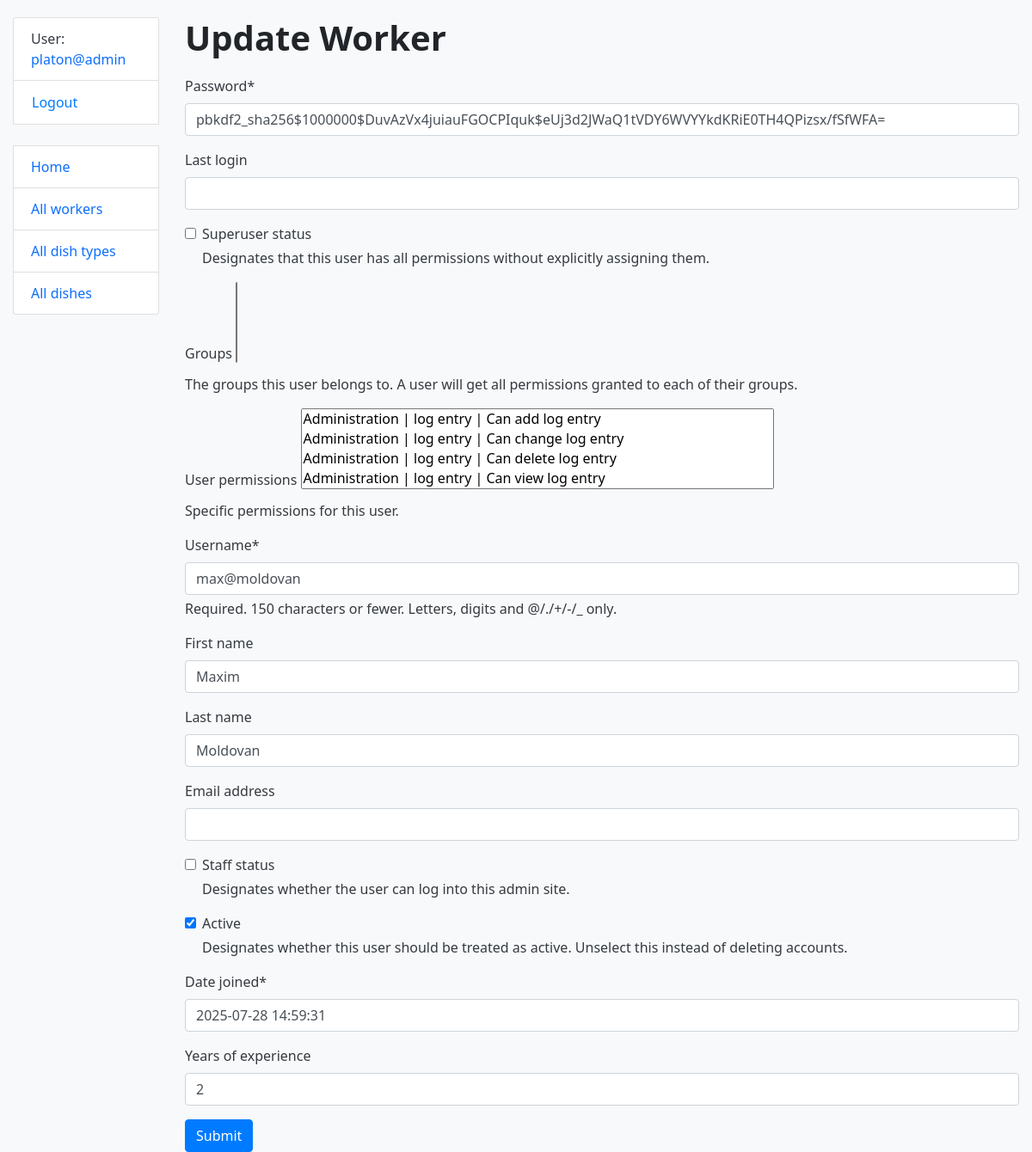
The page /cook/2/update (signed in) on the database its author committed.
### restaurant/models.py (models this page shows, shortened)
class Cook(AbstractUser):
    years_of_experience = models.IntegerField(null=True, blank=True)
    def get_absolute_url(self):
        return reverse("restaurant:cook-detail", kwargs={"pk": self.pk})

### restaurant/views.py (the view)
# urls.py: path("cook/<int:pk>/update", CookUpdateView.as_view(), name="cook-update"),
class CookUpdateView(LoginRequiredMixin, generic.UpdateView):
    model = Cook
    fields = "__all__"
    success_url = reverse_lazy("restaurant:cook-list")
    template_name = "restaurant/cook_list_form.html"

### templates/restaurant/cook_list_form.html (shortened to what this page needs)
{% extends "base.html" %}
{% load crispy_forms_filters %}
{% block content %}
  <h1>{{ object|yesno:"Update,Create" }} Worker</h1>
  <form action="" method="post" novalidate>
    {{ form|crispy }}
    <input type="submit" value="Submit" class="btn btn-primary">
  </form>
{% endblock %}

### templates/includes/sidebar.html (shortened to what this page needs)
<ul class="sidebar-nav list-group">
  {% if user.is_authenticated %}
    <li class="list-group-item">User: <a href="{{ user.get_absolute_url }}">{{ user.get_username }}</a></li>
    <li class="list-group-item">
      <form method="post" action="{% url 'logout' %}" style="display:inline;">
        <button type="submit" class="btn btn-link p-0 m-0 align-baseline">Logout</button>
      </form>
    </li>
  {% else %}
    <li class="list-group-item"><a href="{% url 'login'%}?next={{request.path}}">Login</a></li>
  {% endif %}
  <br>
  <li class="list-group-item"><a href="{% url 'restaurant:index' %}">Home</a></li>
  <li class="list-group-item"><a href="{% url 'restaurant:cook-list' %}">All workers</a></li>
  <li class="list-group-item"><a href="{% url 'restaurant:dishtype-list' %}">All dish types</a></li>
  <li class="list-group-item"><a href="{% url 'restaurant:dish-list' %}">All dishes</a></li>
</ul>

### static/css/styles.css (style rules this page uses)
body { background-color: #f8f9fa; margin-top: 20px; font-family: "Segoe UI", Arial, sans-serif; color: #343a40; }
h1, h2, h3 { font-weight: 600; margin-bottom: 20px; color: #212529; }
a { text-decoration: none; color: #0d6efd; }

### rows shown on the page
Cook: get_username "platon@admin"
Cook: password "pbkdf2_sha256$1000000$DuvAzVx4juiauFGOCPIquk$eUj3d2JWaQ1tVDY6WVYYkdKRiE0TH4QPizsx/fSfWFA=", username "max@moldovan", first_name "Maxim", last_name "Moldovan", is_active "☑", date_joined "2025-07-28 14:59:31", years_of_experience "2"

### other values the page prints
{{ object|yesno:"Update,Create" }} "Update"
